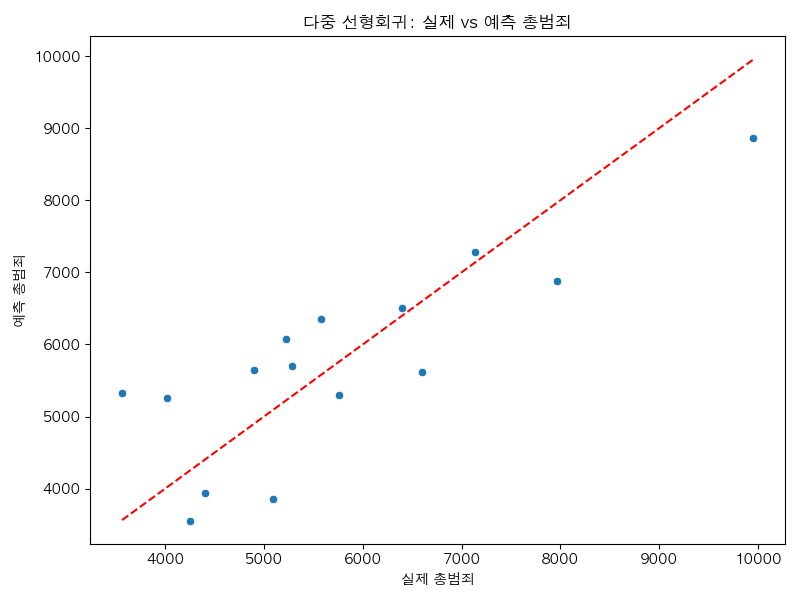

This figure's Python source:
import pandas as pd
import matplotlib.pyplot as plt
import seaborn as sns
import platform
from sklearn.linear_model import LinearRegression
from sklearn.metrics import r2_score, mean_squared_error

# --- 한글 폰트 설정 (Mac/Windows 호환)
if platform.system() == 'Darwin':
    plt.rc('font', family='AppleGothic')  # Mac
elif platform.system() == 'Windows':
    plt.rc('font', family='Malgun Gothic')  # Windows
plt.rcParams['axes.unicode_minus'] = False

# --- 데이터 불러오기
df = pd.read_csv("merged_data.csv")

# --- 독립 변수(X)와 종속 변수(y) 정의
X = df[["가로등수", "CCTV수", "인구수"]]
y = df["총범죄"]

# --- 선형 회귀 모델 학습
model = LinearRegression()
model.fit(X, y)

# --- 예측 및 평가
y_pred = model.predict(X)
r2 = r2_score(y, y_pred)
mse = mean_squared_error(y, y_pred)

# --- 회귀 계수 출력
print("회귀계수:")
for feature, coef in zip(X.columns, model.coef_):
    print(f" - {feature}: {coef:.6f}")
print(f"\nR² (설명력): {r2:.4f}")
print(f"평균 제곱 오차 (MSE): {mse:,.2f}")

# --- 예측 vs 실제 시각화
plt.figure(figsize=(8, 6))
sns.scatterplot(x=y, y=y_pred)
plt.plot([y.min(), y.max()], [y.min(), y.max()], 'r--')
plt.title("다중 선형회귀: 실제 vs 예측 총범죄")
plt.xlabel("실제 총범죄")
plt.ylabel("예측 총범죄")
plt.tight_layout()
plt.savefig("multiple_regression_result.png")
plt.show()